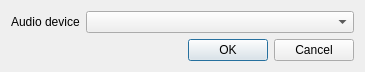
<?xml version="1.0" encoding="UTF-8"?>
<ui version="4.0">
 <class>AudioSystemSettings</class>
 <widget class="QDialog" name="AudioSystemSettings">
  <property name="windowModality">
   <enum>Qt::ApplicationModal</enum>
  </property>
  <property name="geometry">
   <rect>
    <x>0</x>
    <y>0</y>
    <width>365</width>
    <height>67</height>
   </rect>
  </property>
  <property name="windowTitle">
   <string>Audio system settings</string>
  </property>
  <layout class="QFormLayout" name="audioSystemSettingsLayout">
   <item row="1" column="1">
    <widget class="QDialogButtonBox" name="buttonBox">
     <property name="orientation">
      <enum>Qt::Horizontal</enum>
     </property>
     <property name="standardButtons">
      <set>QDialogButtonBox::Cancel|QDialogButtonBox::Ok</set>
     </property>
    </widget>
   </item>
   <item row="0" column="0">
    <widget class="QLabel" name="audioDeviceLabel">
     <property name="text">
      <string>Audio device</string>
     </property>
    </widget>
   </item>
   <item row="0" column="1">
    <widget class="QComboBox" name="audioDevices"/>
   </item>
  </layout>
 </widget>
 <resources/>
 <connections>
  <connection>
   <sender>buttonBox</sender>
   <signal>accepted()</signal>
   <receiver>AudioSystemSettings</receiver>
   <slot>accept()</slot>
   <hints>
    <hint type="sourcelabel">
     <x>248</x>
     <y>254</y>
    </hint>
    <hint type="destinationlabel">
     <x>157</x>
     <y>274</y>
    </hint>
   </hints>
  </connection>
  <connection>
   <sender>buttonBox</sender>
   <signal>rejected()</signal>
   <receiver>AudioSystemSettings</receiver>
   <slot>reject()</slot>
   <hints>
    <hint type="sourcelabel">
     <x>316</x>
     <y>260</y>
    </hint>
    <hint type="destinationlabel">
     <x>286</x>
     <y>274</y>
    </hint>
   </hints>
  </connection>
 </connections>
</ui>
